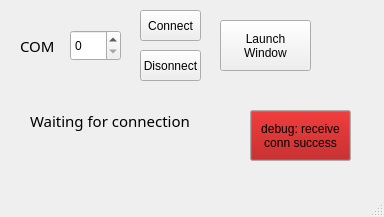
<?xml version="1.0" encoding="UTF-8"?>
<ui version="4.0">
 <class>MainWindow</class>
 <widget class="QMainWindow" name="MainWindow">
  <property name="geometry">
   <rect>
    <x>0</x>
    <y>0</y>
    <width>384</width>
    <height>217</height>
   </rect>
  </property>
  <property name="windowTitle">
   <string>Mutual Capacitance Sensor Interface</string>
  </property>
  <widget class="QWidget" name="centralwidget">
   <widget class="QPushButton" name="connect_button">
    <property name="geometry">
     <rect>
      <x>140</x>
      <y>10</y>
      <width>61</width>
      <height>31</height>
     </rect>
    </property>
    <property name="text">
     <string>Connect</string>
    </property>
   </widget>
   <widget class="QPushButton" name="launch_button">
    <property name="geometry">
     <rect>
      <x>220</x>
      <y>20</y>
      <width>91</width>
      <height>51</height>
     </rect>
    </property>
    <property name="text">
     <string>Launch
Window</string>
    </property>
   </widget>
   <widget class="QSpinBox" name="com_spinBox">
    <property name="geometry">
     <rect>
      <x>70</x>
      <y>30</y>
      <width>51</width>
      <height>31</height>
     </rect>
    </property>
   </widget>
   <widget class="QLabel" name="conn_status_label">
    <property name="geometry">
     <rect>
      <x>30</x>
      <y>100</y>
      <width>251</width>
      <height>41</height>
     </rect>
    </property>
    <property name="font">
     <font>
      <family>Candara</family>
      <pointsize>11</pointsize>
      <weight>50</weight>
      <bold>false</bold>
     </font>
    </property>
    <property name="text">
     <string>Waiting for connection</string>
    </property>
   </widget>
   <widget class="QPushButton" name="disconn_button">
    <property name="geometry">
     <rect>
      <x>140</x>
      <y>50</y>
      <width>61</width>
      <height>31</height>
     </rect>
    </property>
    <property name="text">
     <string>Disonnect</string>
    </property>
   </widget>
   <widget class="QLabel" name="COM_LABEL">
    <property name="geometry">
     <rect>
      <x>20</x>
      <y>20</y>
      <width>41</width>
      <height>51</height>
     </rect>
    </property>
    <property name="font">
     <font>
      <family>Candara</family>
      <pointsize>11</pointsize>
      <weight>50</weight>
      <bold>false</bold>
     </font>
    </property>
    <property name="text">
     <string>COM</string>
    </property>
   </widget>
   <widget class="QPushButton" name="pushButton">
    <property name="geometry">
     <rect>
      <x>250</x>
      <y>110</y>
      <width>101</width>
      <height>51</height>
     </rect>
    </property>
    <property name="palette">
     <palette>
      <active>
       <colorrole role="Button">
        <brush brushstyle="SolidPattern">
         <color alpha="255">
          <red>170</red>
          <green>0</green>
          <blue>0</blue>
         </color>
        </brush>
       </colorrole>
      </active>
      <inactive>
       <colorrole role="Button">
        <brush brushstyle="SolidPattern">
         <color alpha="255">
          <red>170</red>
          <green>0</green>
          <blue>0</blue>
         </color>
        </brush>
       </colorrole>
      </inactive>
      <disabled>
       <colorrole role="Button">
        <brush brushstyle="SolidPattern">
         <color alpha="255">
          <red>170</red>
          <green>0</green>
          <blue>0</blue>
         </color>
        </brush>
       </colorrole>
      </disabled>
     </palette>
    </property>
    <property name="text">
     <string>debug: receive
conn success</string>
    </property>
   </widget>
  </widget>
  <widget class="QMenuBar" name="menubar">
   <property name="geometry">
    <rect>
     <x>0</x>
     <y>0</y>
     <width>384</width>
     <height>21</height>
    </rect>
   </property>
  </widget>
  <widget class="QStatusBar" name="statusbar"/>
 </widget>
 <resources/>
 <connections/>
</ui>
